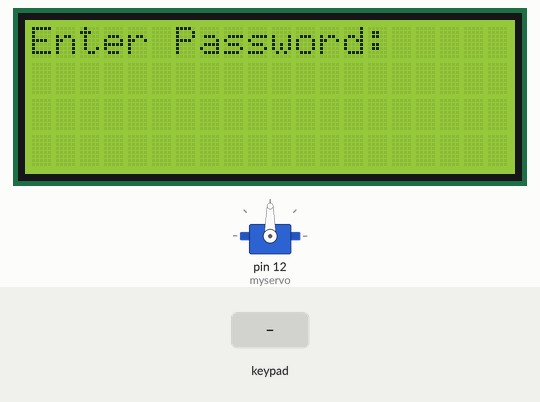
A sketch run on a simulated Arduino Uno, built with avr-gcc and run on an emulated ATmega328P. On the bench: 20×4 character LCD, servo. Inputs (shaded band) come from the test bench.

Above: at 1.3 s.
1.4 s: keypad keys 1 4 7 # pressed 0.4 s apart
At 2.37 s:
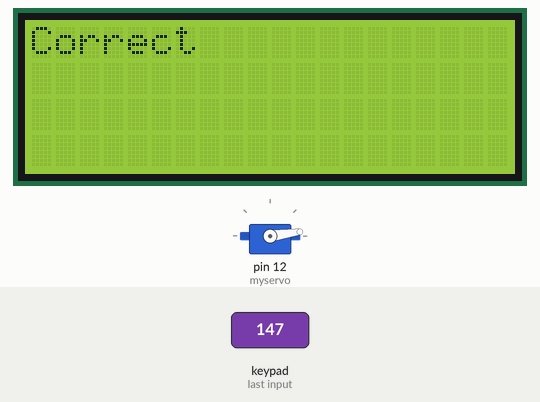
4.6 s: key 'A' pressed
At 6.2 s:
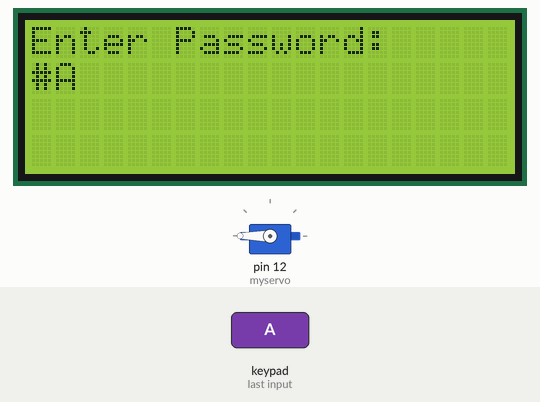
6.6 s: keypad keys 2 3 4 5 * pressed 0.4 s apart
At 7.4 s:
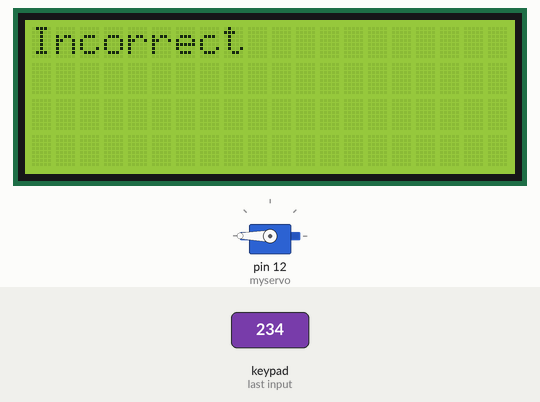
10.1 s: key 'B' pressed
At 10.9 s:
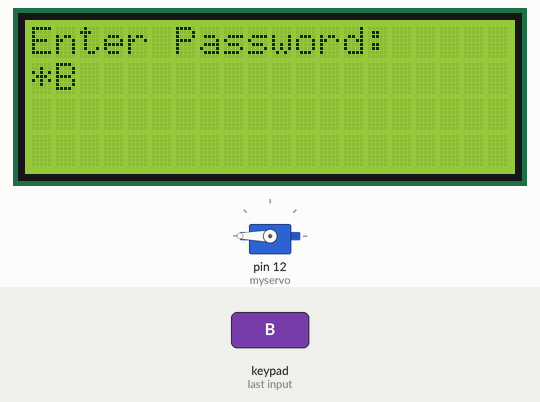
11.6 s: keypad keys 2 3 4 5 A pressed 0.4 s apart
At 14.5 s:
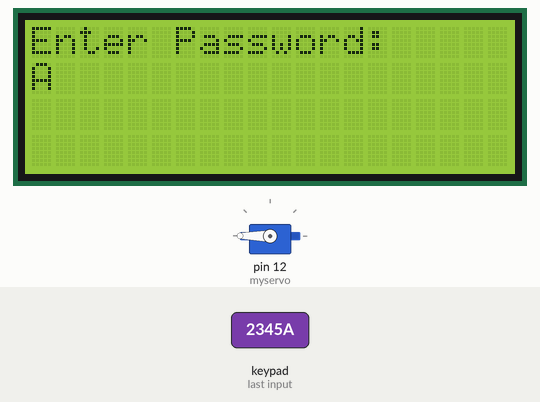
15.5 s: key 'C' pressed
Timing chart, 0 to 18.0 s (numbered marks = the images above; inputs shaded):
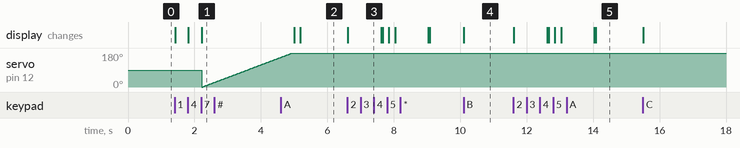

The sketch:

Keypadpassword.ino
```cpp
#include <Wire.h>
// Include LCD display library for I2C
#include <LiquidCrystal_I2C.h>
// Include Keypad library
#include <Keypad.h>
#include <Servo.h>

Servo myservo;  // create servo object to control a servo
// twelve servo objects can be created on most boards

int pos = 0;    // variable to store the servo position


// Length of password + 1 for null character
#define Password_Length 4
// Character to hold password input
char Data[Password_Length];
// Password
char Master[Password_Length] = "147";

// Pin connected to lock relay input
//int lockOutput = 13;

// Counter for character entries
byte data_count = 0;

// Character to hold key input
char customKey;

// Constants for row and column sizes
const byte ROWS = 4;
const byte COLS = 4;

// Array to represent keys on keypad
char hexaKeys[ROWS][COLS] = {
  {'1', '2', '3', 'A'},
  {'4', '5', '6', 'B'},
  {'7', '8', '9', 'C'},
  {'*', '0', '#', 'D'}
};

// Connections to Arduino
byte rowPins[ROWS] = {2, 3, 4, 5};
byte colPins[COLS] = {6, 7, 8, 11};

// Create keypad object
Keypad customKeypad = Keypad(makeKeymap(hexaKeys), rowPins, colPins, ROWS, COLS);

// Create LCD object
LiquidCrystal_I2C lcd(0x27, 20, 4);
 enum LockerState {
  SCAN_RFID,
  COMPARE_UID,
  CHECK_PAYMENT_INFO,
};
LockerState currentState = SCAN_RFID;
void setup() {
  // Setup LCD with backlight and initialize
  lcd.backlight();
  lcd.init();
  myservo.attach(12);
  lcd.begin(20, 4);
  // Set lockOutput as an OUTPUT pin
  //pinMode(lockOutput, OUTPUT);
}

 void clearData() {
  // Go through array and clear data
  while (data_count != 0) {
    Data[data_count--] = 0;
  }
  return;
}
void loop() {

  // Initialize LCD and print
  lcd.setCursor(0, 0);
  lcd.print("Enter Password:");

  // Look for keypress
  customKey = customKeypad.getKey();
  if (customKey) {
    // Enter keypress into array and increment counter
    Data[data_count] = customKey;
    lcd.setCursor(data_count, 1);
    lcd.print(Data[data_count]);
    data_count++;
  }

  // See if we have reached the password length
  if (data_count == Password_Length - 1) {
    lcd.clear();

    if (!strcmp(Data, Master)) {
      // Password is correct
      lcd.print("Correct");
      // Turn on relay for 5 seconds
      for (pos = 0; pos <= 180; pos += 1) { // goes from 0 degrees to 180 degrees
    // in steps of 1 degree
     myservo.write(pos);              // tell servo to go to position in variable 'pos'
      delay(15);                       // waits 15 ms for the servo to reach the position
     }
    }
    else {
      // Password is incorrect
      lcd.print("Incorrect");
      delay(1000);
    }

    // Clear data and LCD display
    lcd.clear();
    clearData();
  }
}
```

Measured:
- after the input at 1.4 s, the display: first changes at once (image 1 shows a later state)
- after the input at 4.6 s, the display: first differs from a run without the input after 0.58 s (image 2)
- after the input at 6.6 s, the display: changes at once (image 3)
- after the input at 10.1 s, the display: changes at once (image 4)
- after the input at 11.6 s, the display: first changes at once (image 5 shows a later state)
